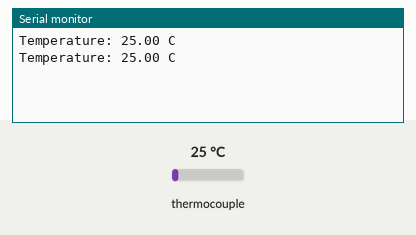
Recording of a sketch running on a simulated Arduino Uno, built with avr-gcc and run on an emulated ATmega328P. Shown: the last lines printed to the serial monitor. The inputs (shaded band) are chosen by the test bench; at power-on: thermocouple 25 °C.

Above: at 1.8 s.
1.9 s: thermocouple set to 6 °C
At 2.8 s:
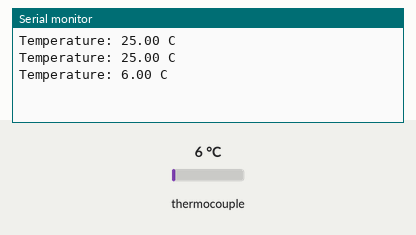
3.4 s: thermocouple set to 75 °C
At 4.4 s:
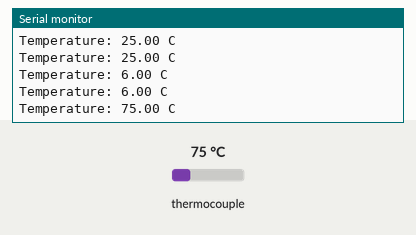
Timing chart, 0 to 6.4 s (numbered marks = the images above; inputs shaded):
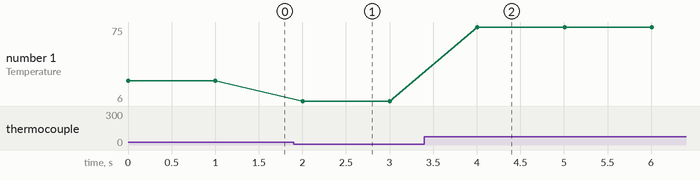

The sketch:

Sensors_PT100.ino
```cpp
#include <SPI.h>
#include <Adafruit_MAX31865.h>

// SDI (Serial Data Input): This is equivalent to MOSI (Master Out Slave In) on the Arduino. Connect this to pin 11 on the Arduino Uno.
// SDO (Serial Data Output): This is equivalent to MISO (Master In Slave Out) on the Arduino. Connect this to pin 12 on the Arduino Uno.
// CLK (Clock): This pin should be connected to the SCK (Serial Clock) pin, which is pin 13 on the Arduino Uno.
// CS (Chip Select): This pin can be connected to any digital I/O pin on the Arduino. For this example, we'll use pin 10.
// DRDY (Data Ready): This pin is an output from the MAX31865 that signals when data is ready to be read. It's not mandatory for basic operations but can be connected to another digital I/O pin if you wish to use it for interrupt-driven reads.

// Define the CS pin for the MAX31865 module
#define MAX31865_CS 2

// Create an instance of the MAX31865 library
Adafruit_MAX31865 rtd = Adafruit_MAX31865(MAX31865_CS);

void setup() {
  Serial.begin(115200);  // Start the serial communication at 115200 baud rate
  rtd.begin(MAX31865_3WIRE);  // Set up the MAX31865 module for 3-wire RTD
}

void loop() {
  // Read the temperature
  float temperature = rtd.temperature(100, 430); // Parameters are Rref and RTD nominal resistance
  Serial.print("Temperature: ");
  Serial.print(temperature);
  Serial.println(" C");

  // Check for faults
  checkFault();

  delay(1000);  // Wait for one second before reading again
}

void checkFault() {
  uint8_t fault = rtd.readFault();
  if (fault) {
    Serial.print("Fault 0x"); Serial.println(fault, HEX);
    if (fault & MAX31865_FAULT_HIGHTHRESH) {
      Serial.println("RTD High Threshold");
    }
    if (fault & MAX31865_FAULT_LOWTHRESH) {
      Serial.println("RTD Low Threshold");
    }
    if (fault & MAX31865_FAULT_REFINLOW) {
      Serial.println("REFIN- > 0.85 x Bias");
    }
    if (fault & MAX31865_FAULT_REFINHIGH) {
      Serial.println("REFIN- < 0.85 x Bias - FORCE- open");
    }
    if (fault & MAX31865_FAULT_RTDINLOW) {
      Serial.println("RTDIN- < 0.85 x Bias - RTD disconnected");
    }
    if (fault & MAX31865_FAULT_OVUV) {
      Serial.println("Under/Over voltage");
    }
    rtd.clearFault();
  }
}
```

Measured:
- after the input at 1.9 s, the serial monitor: prints a new line after 0.10 s (image 1)
- after the input at 3.4 s, the serial monitor: prints a new line after 0.61 s (image 2)
- plotted number 1: 25 → 6 after the input at 1.9 s, 6 → 75 after the input at 3.4 s
